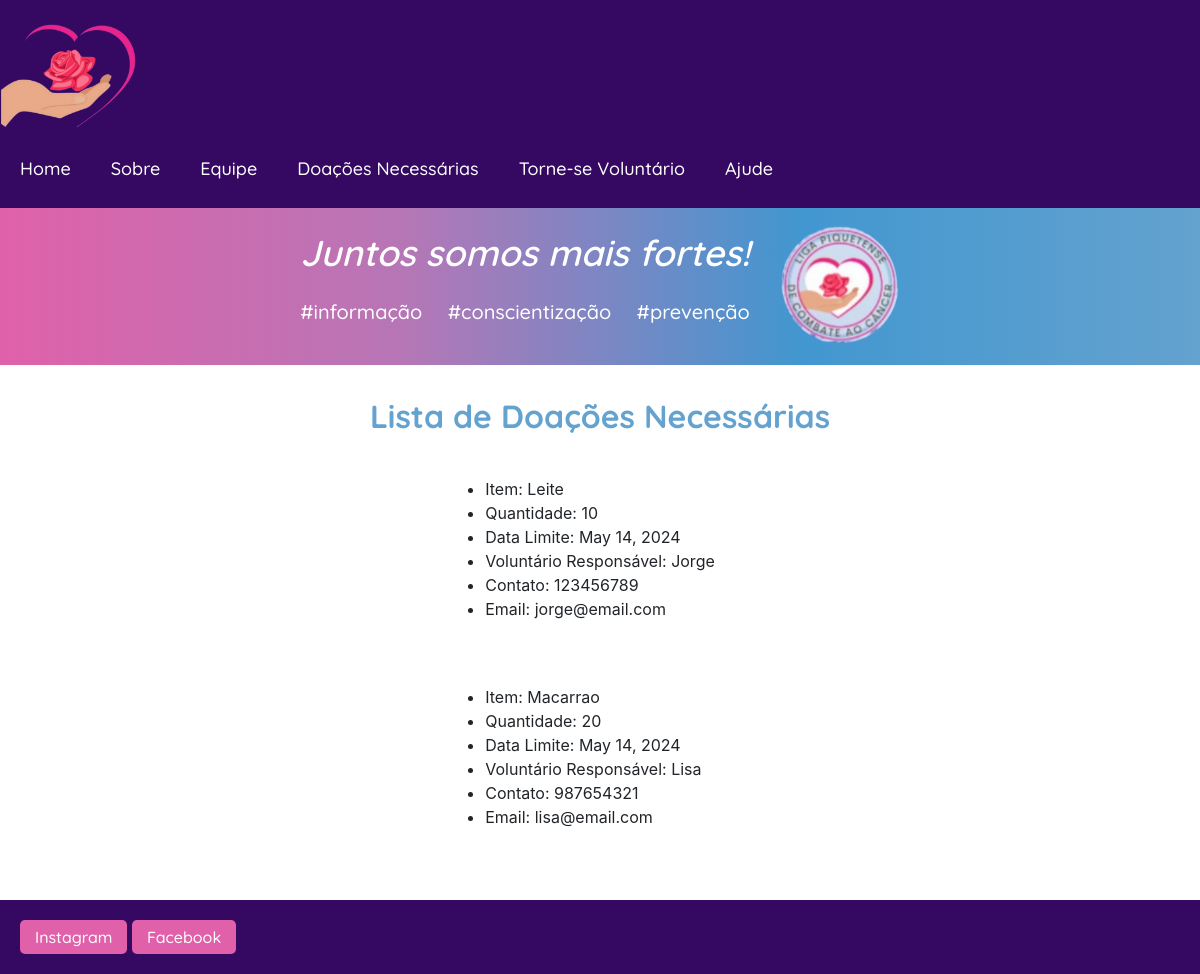
/doacoes_necessarias, run on the app's committed database.
### polls/models.py (models this page shows, shortened)
class doacao_cadastro(models.Model):
    Item_Necessario = models.CharField(max_length=100, null=True)
    Quantidade_Necessaria = models.CharField(max_length=100, null=True)
    Data_Limite_para_Doacao = models.DateField(blank=True, null=True)
    Voluntario_Responsavel_pela_Captacao = models.CharField(max_length=100, null=True)
    Contato = models.CharField(max_length=11, blank=True, null=True)
    Email = models.EmailField(blank=True, null=True)

### polls/views.py (the view, shortened to what this page needs)
# urls.py: path('doacoes_necessarias', doacoes_necessarias, name="doacoes_necessarias"),
def doacoes_necessarias(request):
    doacoes = doacao_cadastro.objects.all()
    if request.method == 'GET':
        form = doacaoforms()
        context = {
            'form': form,
        }
        return render(request, 'doacoes_necessarias.html', {'form': form,'doacoes': doacoes})

### templates/doacoes_necessarias.html (shortened to what this page needs)
{% load static %}
<!DOCTYPE html>
<html lang="pt-br">
<head>
    <link rel="stylesheet" href="{%static 'https://cdnjs.cloudflare.com/ajax/libs/animate.css/4.1.1/animate.min.css' %}">
    <link rel="stylesheet" href="{%static 'css/layout/header.css' %}">
    <link rel="stylesheet" href="{%static 'css/layout/footer.css' %}">
    <link rel="stylesheet" href="{%static 'css/pages/index.css' %}">
    <link href="{%static 'https://cdn.jsdelivr.net/npm/bootstrap@5.3.3/dist/css/bootstrap.min.css' %}" rel="stylesheet"
>
</head>
<body>
    <header>
        <div id="logo-area">
            <img src="{% static 'img/logo.png' %}" id="logo">
        </div>
        <ul>
            <a href="index">
                <li class="nav-item">Home</li>
            </a>
            <a href="sobre">
                <li class="nav-item">Sobre</li>
            </a>
            <a href="equipe">
                <li class="nav-item">Equipe</li>
            </a>
            <a href="doacoes_necessarias">
                <li class="nav-item">Doações Necessárias</li>
            </a>
            <a href="voluntario">
                <li class="nav-item">Torne-se Voluntário</li>
            </a>
            <a href="ajude">
                <li class="nav-item">Ajude</li>
            </a>
        </ul>
    </header>
    <section id="bannerArea">
        <div class="title">
            <h1>Juntos somos mais fortes!</h1>
            <div class="hashtags">
                <p>#informação</p>
                <p>#conscientização</p>
                <p>#prevenção</p>
            </div>
        </div>
        <div class="imgArea">
            <img src="{% static 'img/logo_liga.png' %}">
        </div>
    </section>
    <section id="infoArea">
        <div class="message">
                <div class="titleReception">
                    <h2>Lista de Doações Necessárias</h2>
                </div>
                <div>
                {% for doacoes in doacoes %}
                <br>
                <ul>
                <li>Item: {{doacoes.Item_Necessario}}</li>
                <li>Quantidade: {{doacoes.Quantidade_Necessaria}}</li>
                <li>Data Limite: {{doacoes.Data_Limite_para_Doacao}}</li>
                <li>Voluntário Responsável: {{doacoes.Voluntario_Responsavel_pela_Captacao}}</li>
                <li>Contato: {{doacoes.Contato}}</li>
                <li>Email: {{doacoes.Email}}</li>
                </ul>
                <br>
                {% endfor %}
                </div>
            </div>
    </section>
    <footer>
        <button class="btn-redes-sociais">Instagram</button>
        <button class="btn-redes-sociais">Facebook</button>
    </footer>
</body>
</html>

### static/css/layout/header.css (style rules this page uses)
* { margin: 0; padding: 0; box-sizing: border-box; }
body, html { margin: 0; padding: 0; height: 100%; display: flex; flex-direction: column; }
:root { --azulClaro: #64A2CF; --azulEscuro: #38609B; --branco: #fff; --cinza: #EEEEEF; --preto: #000; --rosa: #E061A9; --roxo: #350962; }
header { display: flex; align-items: center; justify-content: space-between; background-color: var(--roxo); padding: 0% 5% 0 0; }
header div { max-width: 150px; text-align: center; }
header div img { width: 100%; cursor: pointer; }
header ul { display: flex; align-items: center; list-style: none; color: var(--branco); }
header ul a { text-decoration: none; color: var(--branco); }
header ul li { font-size: 20px; font-family: 'Quicksand', sans-serif; font-weight: 400; }
.nav-item { text-decoration: none; color: #fff; font-size: 18px; font-style: normal; font-family: 'Quicksand', sans-serif; font-weight: 500; padding: 10px 20px; display: block; transition: background-color 0.3s ease; }

### static/css/layout/footer.css (style rules this page uses)
* { margin: 0; padding: 0; box-sizing: border-box; }
:root { --azulClaro: #64A2CF; --azulEscuro: #38609B; --branco: #fff; --cinza: #EEEEEF; --preto: #000; --rosa: #E061A9; --roxo: #350962; }
footer { display: flex; justify-content: center; align-items: center; gap: 30px; width: 100%; padding: 20px; background-color: var(--roxo); flex-wrap: wrap; }
footer .btn-redes-sociais { background-color: var(--rosa); color: var(--branco); border: none; font-size: 16px; font-family: 'Quicksand', sans-serif; font-weight: 500; border-radius: 5px; padding: 5px 15px; cursor: pointer; }

### static/css/pages/index.css (style rules this page uses)
* { margin: 0; padding: 0; box-sizing: border-box; }
:root { --azulClaro: #64A2CF; --azulEscuro: #38609B; --branco: #fff; --cinza: #EEEEEF; --preto: #000; --rosa: #E061A9; --roxo: #350962; }
#bannerArea { width: 100%; padding: 1.5% 4%; background-image: linear-gradient(to right, var(--rosa), #b776b6, #4297d0, var(--azulClaro)); display: flex; justify-content: center; align-items: center; gap: 30px; }
#bannerArea .title { max-width: 100%; display: flex; flex-direction: column; gap: 15px; }
#bannerArea .title h1 { color: var(--branco); font-size: 36px; font-style: italic; font-family: 'Quicksand', sans-serif; font-weight: 600; }
#bannerArea .title .hashtags { display: flex; justify-content: space-between; align-items: center; width: 100%; }
#bannerArea .title .hashtags p { color: var(--branco); font-size: 20px; font-family: 'Quicksand', sans-serif; font-weight: 500; }
#bannerArea .imgArea { max-width: 120px; }
#bannerArea .imgArea img { max-width: 100%; height: auto; }
#infoArea { width: 100%; padding: 2.6%; display: flex; justify-content: center; align-items: end; gap: 30px; }
#infoArea .message { display: flex; flex-direction: column; align-items: center; gap: 10px; }
#infoArea .message .titleReception { width: 100%; text-align: center; }
#infoArea .message .titleReception h2 { color: var(--azulClaro); font-size: 32px; font-family: 'Quicksand', sans-serif; font-weight: 700; }

### data on the page
doacao_cadastro: Item_Necessario "Leite", Quantidade_Necessaria "10", Data_Limite_para_Doacao "May 14, 2024", Voluntario_Responsavel_pela_Captacao "Jorge", Contato "123456789", Email "jorge@email.com"
doacao_cadastro: Item_Necessario "Macarrao", Quantidade_Necessaria "20", Data_Limite_para_Doacao "May 14, 2024", Voluntario_Responsavel_pela_Captacao "Lisa", Contato "987654321", Email "lisa@email.com"
